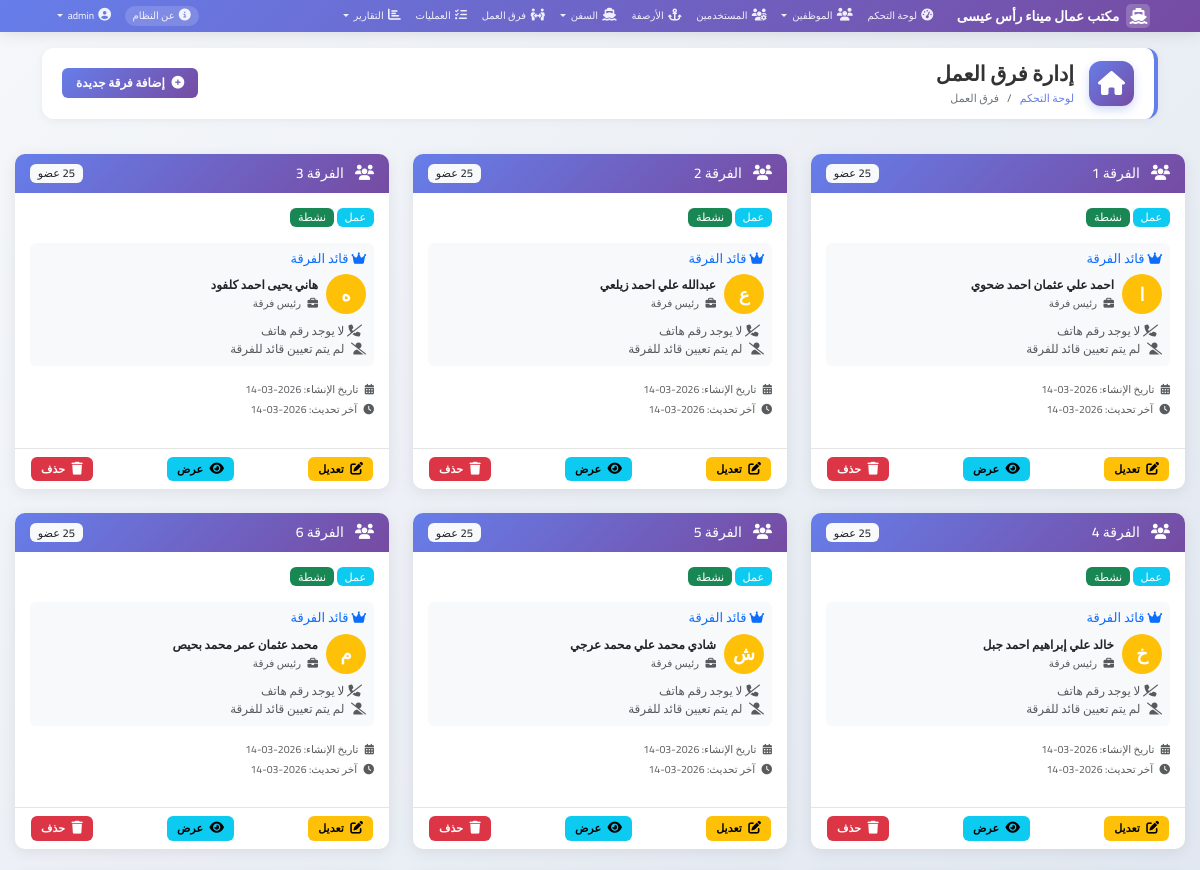
Page /teams (signed in, upper part) on the earlier database version.
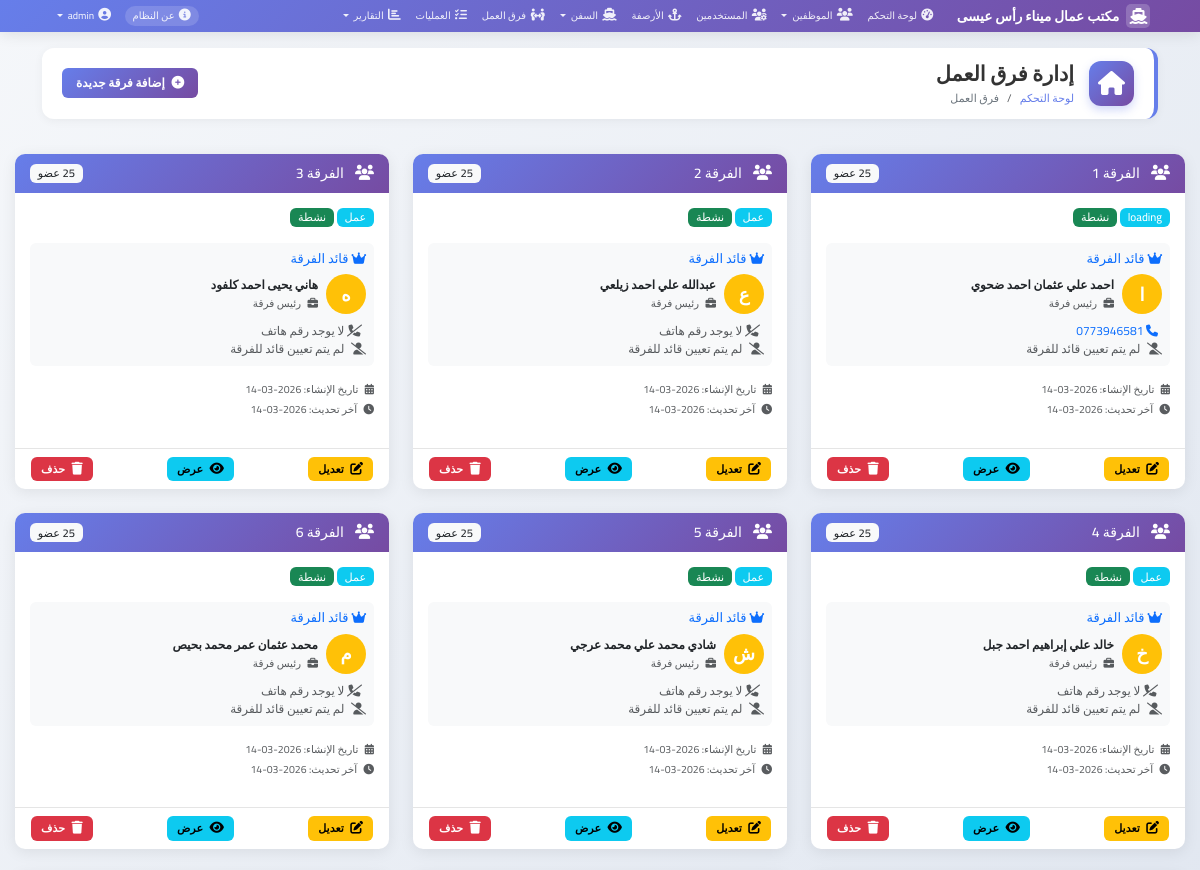
Same page on the later database version.
### models.py (models this page shows, shortened)
class Team(db.Model):
    __tablename__ = 'teams'
    id = db.Column(db.Integer, primary_key=True)
    name = db.Column(db.String(100), nullable=False)
    team_type = db.Column(db.String(50), nullable=False)
    leader_id = db.Column(db.Integer, db.ForeignKey('employees.id'), nullable=True)
    created_at = db.Column(db.DateTime, default=datetime.utcnow)
    is_active = db.Column(db.Boolean, default=True)
    members = db.relationship('Employee', foreign_keys='Employee.team_id', back_populates='team')
    leader = db.relationship('Employee', foreign_keys=[leader_id])
    operation_teams = db.relationship('OperationTeam', back_populates='team', cascade='all, delete-orphan')

class Employee(db.Model):
    __tablename__ = 'employees'
    id = db.Column(db.Integer, primary_key=True)
    name = db.Column(db.String(100), nullable=False)
    national_id = db.Column(db.String(20), unique=True, nullable=False)
    birth_place = db.Column(db.String(100), nullable=False)
    current_address = db.Column(db.String(200), nullable=False)
    birth_date = db.Column(db.Date, nullable=False)
    profession = db.Column(db.String(100), nullable=False)
    team_id = db.Column(db.Integer, db.ForeignKey('teams.id'), nullable=True)
    phone = db.Column(db.String(20))
    hire_date = db.Column(db.Date, default=datetime.utcnow)
    is_active = db.Column(db.Boolean, default=True)
    team = db.relationship('Team', foreign_keys=[team_id], back_populates='members')

### app.py (the view)
@app.route('/teams')
@login_required
def team_list():
    teams = Team.query.all()
    return render_template('teams/list.html', teams=teams)

### app.py (called while the page is built)
@app.context_processor
def inject_now():
    from datetime import datetime
    return {'now': datetime.now}

@login_manager.user_loader
def load_user(user_id):
    return User.query.get(int(user_id))

### models.py (called while the page is built)
    def is_admin(self):
        return self.role == 'admin'

### templates/teams/list.html (shortened to what the changed rows need)
{% extends "base.html" %}
{% block content %}
<div class="row">
    {% for team in teams %}
    <div class="col-md-4 mb-4">
        <div class="card h-100">
            <div class="card-header
                {% if team.is_active %}bg-primary{% else %}bg-secondary{% endif %}
                text-white d-flex justify-content-between align-items-center">
                <h5 class="mb-0">
                    <i class="fas fa-users me-2"></i>
                    {{ team.name }}
                </h5>
                <span class="badge bg-light text-dark">{{ team.members|length }} عضو</span>
            </div>
            <div class="card-body">
                <div class="mb-3">
                    <span class="badge bg-info">{{ team.team_type }}</span>
                    {% if team.is_active %}
                        <span class="badge bg-success">نشطة</span>
                    {% else %}
                        <span class="badge bg-danger">غير نشطة</span>
                    {% endif %}
                </div>
                <div class="mb-3 p-2 bg-light rounded">
                    <h6 class="text-primary mb-2">
                        <i class="fas fa-crown"></i> قائد الفرقة
                    </h6>
                    {% set leader_found = false %}
                    {% for member in team.members %}
                        {% if 'رئيس' in member.profession %}
                            {% set leader_found = true %}
                            <div class="d-flex align-items-center mb-2">
                                <div class="avatar-circle bg-warning text-white me-2">
                                    {{ member.name[0] }}
                                </div>
                                <div>
                                    <strong>{{ member.name }}</strong>
                                    <br>
                                    <small class="text-muted">
                                        <i class="fas fa-briefcase me-1"></i> {{ member.profession }}
                                    </small>
                                </div>
                            </div>
                            {% if member.phone %}
                            <div class="mt-1">
                                <i class="fas fa-phone text-primary ms-1"></i>
                                <a href="tel:{{ member.phone }}" class="text-decoration-none">
                                    {{ member.phone }}
                                </a>
                            </div>
                            {% else %}
                            <div class="mt-1 text-muted">
                                <i class="fas fa-phone-slash ms-1"></i>
                                لا يوجد رقم هاتف
                            </div>
                            {% endif %}
                        {% endif %}
                    {% endfor %}
                    {% if not leader_found %}
                        <div class="text-muted">
                            <i class="fas fa-user-slash me-1"></i>
                            لم يتم تعيين قائد للفرقة
                        </div>
                    {% endif %}
                </div>
                <div class="small text-muted">
                    <p class="mb-1">
                        <i class="fas fa-calendar-alt me-1"></i>
                        تاريخ الإنشاء: {{ team.created_at.strftime('%Y-%m-%d') }}
                    </p>
                    <p class="mb-0">
                        <i class="fas fa-clock me-1"></i>
                        آخر تحديث: {{ team.created_at.strftime('%Y-%m-%d') }}
                    </p>
                </div>
            </div>
            <div class="card-footer bg-transparent">
                <div class="d-flex justify-content-between">
                    <a href="{{ url_for('edit_team', id=team.id) }}" class="btn btn-warning btn-sm">
                        <i class="fas fa-edit"></i> تعديل
                    </a>
                    <button type="button" class="btn btn-info btn-sm" onclick="showTeamDetails({{ team.id }})">
                        <i class="fas fa-eye"></i> عرض
                    </button>
                    {% if current_user.is_admin() %}
                    <a href="{{ url_for('delete_team', id=team.id) }}" class="btn btn-danger btn-sm"
                       onclick="return confirm('⚠️ هل أنت متأكد من حذف فرقة {{ team.name }}؟\nسيتم إزالة جميع أعضاء هذه الفرقة')">
                        <i class="fas fa-trash"></i> حذف
                    </a>
                    {% endif %}
                </div>
            </div>
        </div>
    </div>
    {% endfor %}
</div>
{% endblock %}

Differences in the rows shown:
changed Team "الفرقة 1": team_type "عمل" → "loading"
changed Employee "احمد علي عثمان احمد ضحوي": phone (not shown) → "0773946581"; no longer shows "لا يوجد رقم هاتف"
